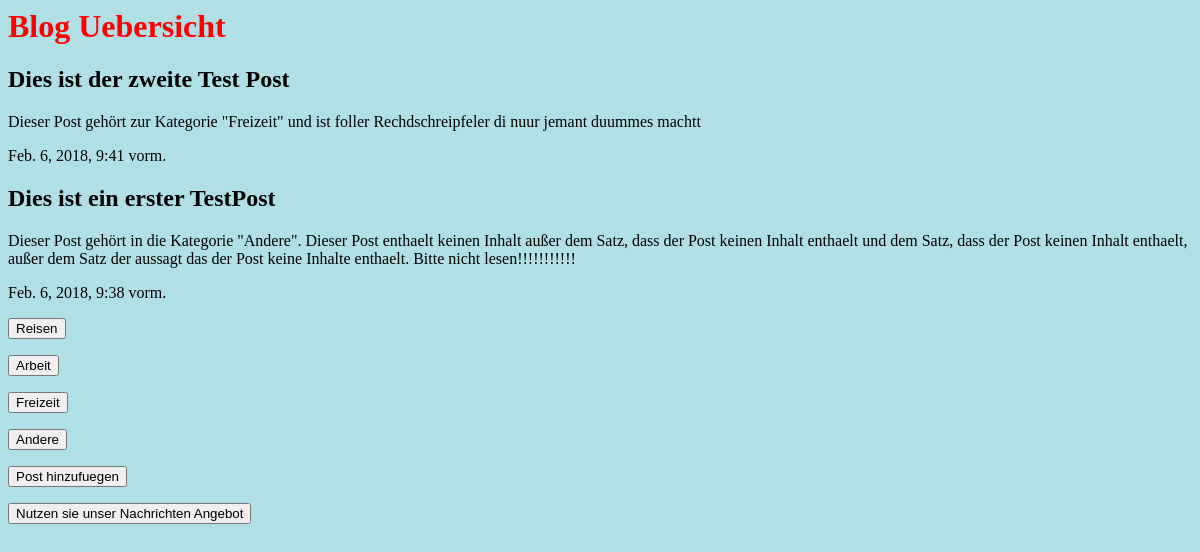
The page /Blog/ on the database as committed earlier.
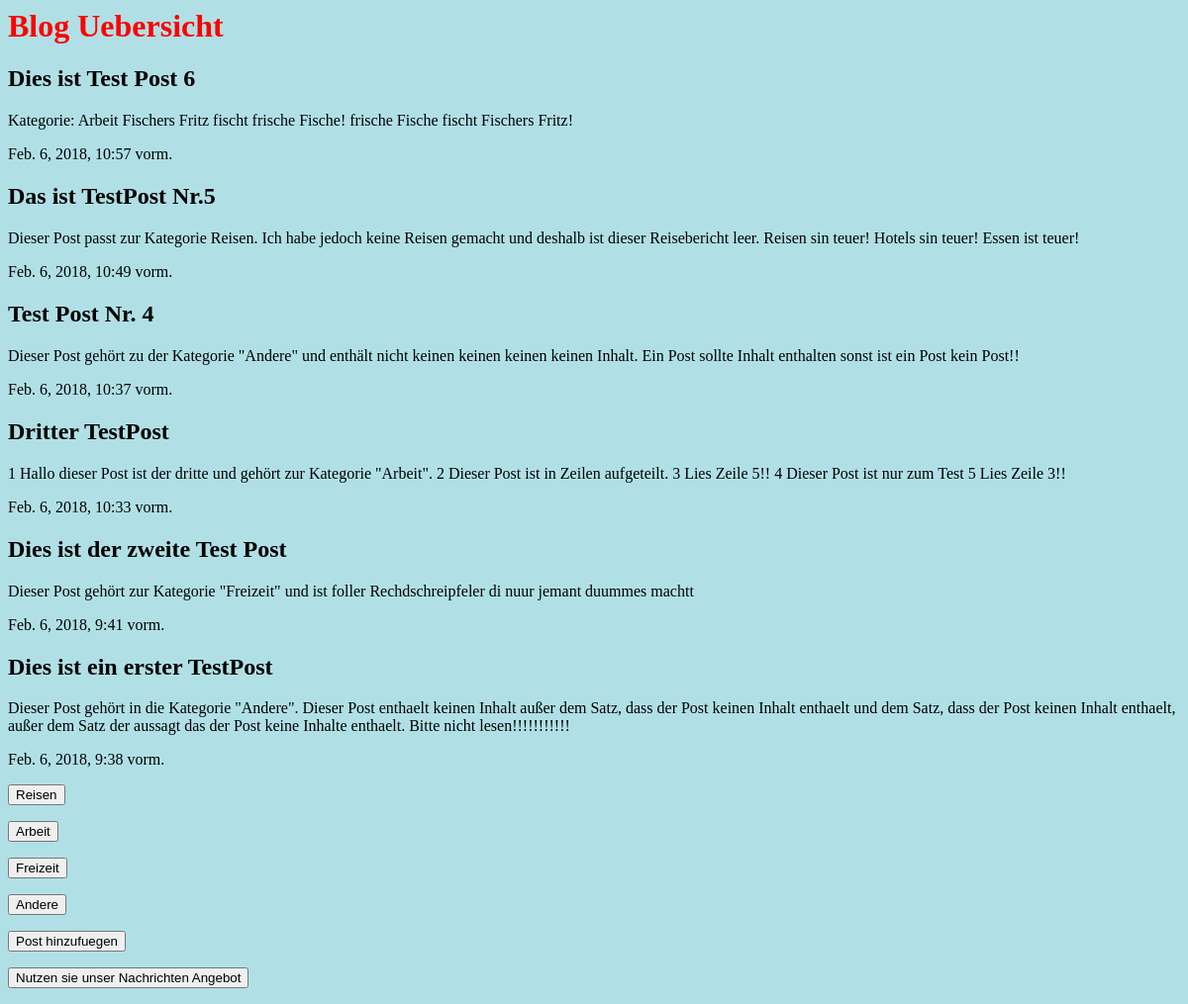
The same page on the database as committed later.
### Blog/models.py (models this page shows)
class Post(models.Model):
    Categorys = (
        ('Reisen','Reisen'),
        ('Arbeit','Arbeit'),
        ('Freizeit','Freizeit'),
        ('Andere','Andere'),
    )
    title = models.CharField(max_length=200)
    text = models.TextField()
    category = models.CharField(max_length=200, choices=Categorys, default='Andere')
    created_date = models.DateTimeField(
            default=timezone.now)

### Blog/views.py (the view)
# urls.py: path('', views.index, name='index'),
def index(request):
    art = Post.objects.order_by('-created_date')
    return render(request, 'Blog/Bltemp.html',{
        'art':art
    })

### Blog/templates/Blog/Bltemp.html (shortened to what this page needs)
<html>
<head>
</head>
<body style="background-color:powderblue;">
<div>
<h1><font color="red">Blog Uebersicht</font></h1>
</div>
<div>
{% block content %}
    {% for art in art %}
    <h2>{{ art.title }}</h2>
    <p>{{ art.text }}</p>
<p>{{ art.created_date }}<p>
    {% endfor %}
</div>
<div>
<form action="../Blog/Reisen">
    <input type="submit" value="Reisen">
</form>
<form action="../Blog/Arbeit">
    <input type="submit" value="Arbeit">
</form>
<form action="../Blog/Freizeit">
    <input type="submit" value="Freizeit">
</form>
<form action="../Blog/Andere">
    <input type="submit" value="Andere">
</form>
<form action="../Blog/new">
    <input type="submit" value="Post hinzufuegen">
</form>
<form action="../Blog/Nachricht">
    <input type="submit" value="Nutzen sie unser Nachrichten Angebot">
</form>
{% endblock content %}
</div>
</body>
</html>

Rows that differ between the two databases and show on the page:
added Post: title "Dies ist Test Post 6", text "Kategorie: Arbeit Fischers Fritz fischt frische Fische! frische Fische fischt Fischers Fritz!", created_date "Feb. 6, 2018, 10:57 vorm."
added Post: title "Das ist TestPost Nr.5", text "Dieser Post passt zur Kategorie Reisen. Ich habe jedoch keine Reisen gemacht und deshalb ist dieser Reisebericht leer. Reisen sin teuer! Hotels sin teuer! Essen ist teuer!", created_date "Feb. 6, 2018, 10:49 vorm."
added Post: title "Test Post Nr. 4", text "Dieser Post gehört zu der Kategorie \"Andere\" und enthält nicht keinen keinen keinen keinen Inhalt. Ein Post sollte Inhalt enthalten sonst ist ein Post kein Post!!", created_date "Feb. 6, 2018, 10:37 vorm."
added Post: title "Dritter TestPost", text "1 Hallo dieser Post ist der dritte und gehört zur Kategorie \"Arbeit\". 2 Dieser Post ist in Zeilen aufgeteilt. 3 Lies Zeile 5!! 4 Dieser Post ist nur zum Test 5 Lies Zeile 3!!", created_date "Feb. 6, 2018, 10:33 vorm."
